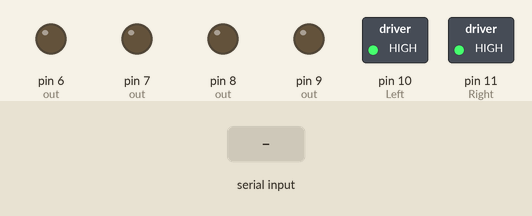
Recording of a sketch running on a simulated Arduino Uno, built with avr-gcc and run on an emulated ATmega328P. Shown: switched loads named in the sketch (green lamp = pin HIGH), output pins drawn as LEDs (lit = HIGH). The test bench sets the inputs (shaded band). What the sketch prints to the serial monitor is not drawn.

Above: at 1.2 s.
1.3 s: "l" received over Serial
At 3.2 s:
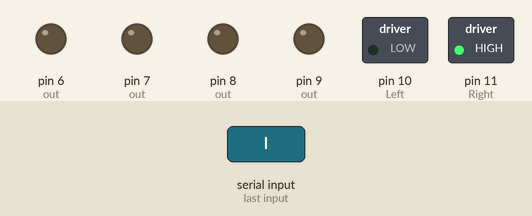
3.8 s: "r" received over Serial
At 5.1 s:
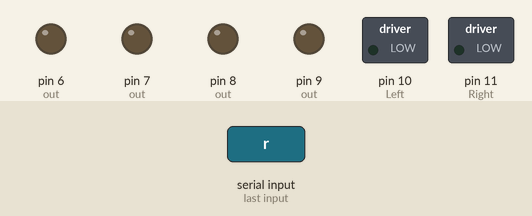
6.3 s: "w90\n" received over Serial
At 7.4 s:
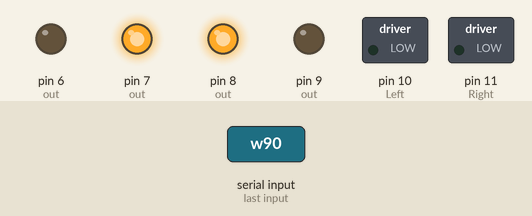
7.8 s: "L" received over Serial
At 9.3 s:
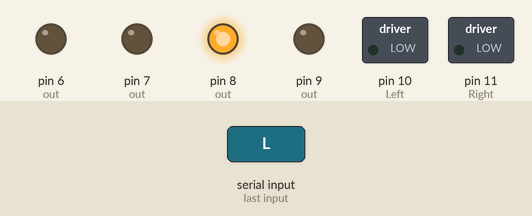
10.3 s: "s90\n" received over Serial
At 11.5 s:
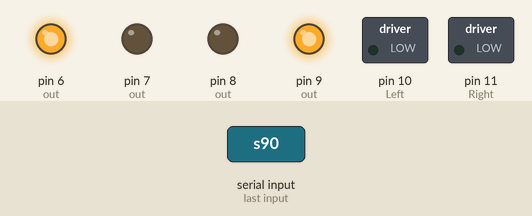
11.8 s: "R" received over Serial
At 13.5 s:
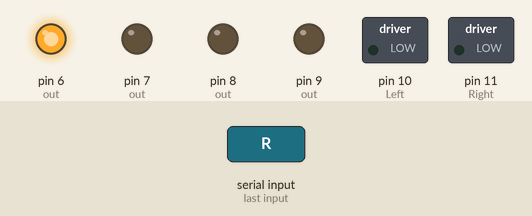
Timing chart, 0 to 15.0 s (numbered marks = the images above; inputs shaded):
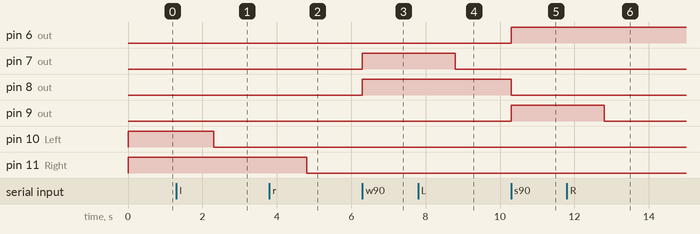

Measured:
- after the input at 1.3 s, pin 10 (Left): HIGH → LOW after 1.0 s
- after the input at 3.8 s, pin 11 (Right): HIGH → LOW after 1.0 s
- after the input at 6.3 s, pin 7 (out), pin 8 (out): LOW → HIGH at once
- after the input at 7.8 s, pin 7 (out): HIGH → LOW after 1.0 s
- after the input at 10.3 s, pin 6 (out), pin 9 (out): LOW → HIGH at once; pin 8 (out): HIGH → LOW at once
- after the input at 11.8 s, pin 9 (out): HIGH → LOW after 1.0 s

The sketch:

work.ino
```cpp
//work.ino
#define abs(a) (((a) > 0)?(a):(-a))
int out[5] = {-1,6,7,8,9};//对应L298N上的In1,2,3,4号引脚，控制OUT1,2,3,4供电
int Left = 10,Right = 11;//对应左右电机的使能信号，利用PWM控制转速
void LMove(int u) {//控制左边的电机
	switch (u) {
		case -1://反转
		digitalWrite(out[1], HIGH);
		digitalWrite(out[2], LOW);
		break;
		case 1://正转
		digitalWrite(out[1], LOW);
		digitalWrite(out[2], HIGH);
		break;
		default://停止
		digitalWrite(out[1], LOW);
		digitalWrite(out[2], LOW);
	}
}
void RMove(int u) {//控制右边的电机
	switch (u) {
		case -1://反转
		digitalWrite(out[4], HIGH);
		digitalWrite(out[3], LOW);
		break;
		case 1://正转
		digitalWrite(out[4], LOW);
		digitalWrite(out[3], HIGH);
		break;
		default://停止
		digitalWrite(out[4], LOW);
		digitalWrite(out[3], LOW);
	}
}
void setup() {
	Serial.begin(9600);//打开串口
	analogWrite(Left, 255);//默认使能最高
	analogWrite(Right, 255);
	for (int i = 1;i <= 4;i++) {
		pinMode(out[i], OUTPUT);
	}
}
void loop() {
	int v;
	while (Serial.available()) {
		char ch = Serial.read();
		Serial.write(ch);//向Android手机反馈信息，反馈的就是得到的字符
		switch(ch) {
			case 'w'://前进
					RMove(1);
					LMove(1);
				break;
			case 's'://后退
					RMove(-1);
					LMove(-1);
				break;
			case 'a'://左转
					LMove(0);
					RMove(1);
				break;
			case 'd'://右转
					LMove(1);
					RMove(0);
				break;
			case 'p'://停止
					LMove(0);
					RMove(0);
				break;
			case 'l'://改变左边电机的使能信号，但不改变电机的控制信号
			case 'L'://改变左边电机的使能信号，同时改变电机的控制信号
				v = Serial.parseInt();
				if (ch == 'L') {
					if (v > 80) LMove(1);
					else if (v < -80) LMove(-1);
					else LMove(0);
				}
				analogWrite(Left, abs(v));;
				break;
			case 'r'://改变右边电机的使能信号，但不改变电机的控制信号
			case 'R'://改变右边电机的使能信号，同时改变电机的控制信号
				v = Serial.parseInt();
				if (ch == 'R') {
					if (v > 80) RMove(1);
					else if (v  < -80) RMove(-1);
					else RMove(0);
				}
				analogWrite(Right, abs(v));
				break;
		}
	}
}
```
